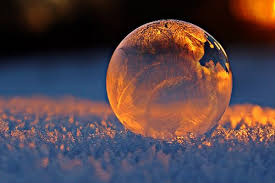
#> input picture openCV/Images/img2.jpg, 275 x 183 px
$ python 8.splitmerge.py
#> lines starting #> are read from the running program, lines starting #| are printed output that depends on the picture
import cv2 as cv
import numpy as np

img=cv.imread("Images/img2.jpg")
#> img is the input picture: shape (183, 275, 3); mean B, G, R 72.2, 66.8, 84.7
cv.imshow("Original",img)

blank=np.zeros(img.shape[:2],dtype="uint8")

B,G,R=cv.split(img)
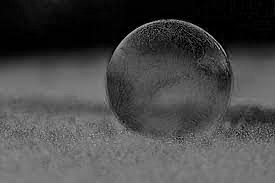
#> B: shape (183, 275); min 0, max 204, mean 72.2
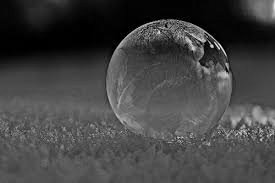
#> G: shape (183, 275); min 0, max 241, mean 66.8
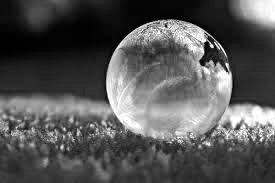
#> R: shape (183, 275); min 0, max 255, mean 84.7
cv.imshow("Blue",B)
cv.imshow("Red",R)
cv.imshow("Green",G)

print(img.shape)
#| (183, 275, 3)
print(B.shape)
#| (183, 275)
print(G.shape)
#| (183, 275)
print(R.shape)
#| (183, 275)

merge_img=cv.merge([B,G,R])
cv.imshow("Merge Image",merge_img)

blue=cv.merge([B,blank,blank])
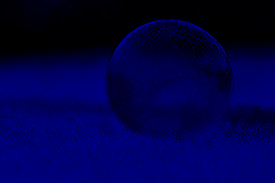
#> blue: shape (183, 275, 3); mean of channels 0, 1, 2 72.2, 0, 0; drawn as B, G, R
green=cv.merge([blank,G,blank])
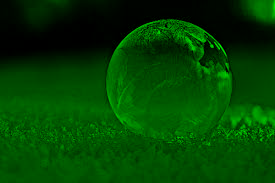
#> green: shape (183, 275, 3); mean of channels 0, 1, 2 0, 66.8, 0; drawn as B, G, R
red=cv.merge([blank,blank,R])
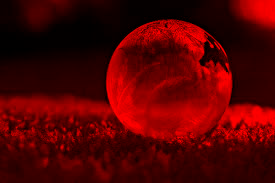
#> red: shape (183, 275, 3); mean of channels 0, 1, 2 0, 0, 84.7; drawn as B, G, R

cv.imshow("Blue",blue)
cv.imshow("Green",green)
cv.imshow("Red",red)

cv.waitKey(0)

$ run again, with openCV/Images/img1.jpg copied over openCV/Images/img2.jpg
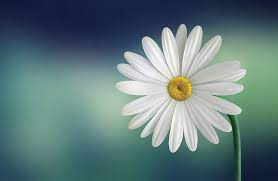
#> input picture openCV/Images/img1.jpg, 278 x 181 px
#> img is the input picture: shape (181, 278, 3); mean B, G, R 124.4, 122.5, 97.6
#| (181, 278, 3)
#| (181, 278)
#| (181, 278)
#| (181, 278)
#> `green=cv.merge([blank,G,blank])`:
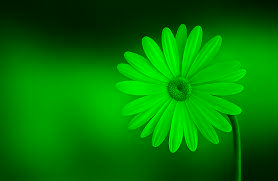
#> green: shape (181, 278, 3); mean of channels 0, 1, 2 0, 122.5, 0; drawn as B, G, R
#> `red=cv.merge([blank,blank,R])`:
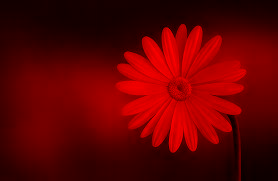
#> red: shape (181, 278, 3); mean of channels 0, 1, 2 0, 0, 97.6; drawn as B, G, R

$ run again, with openCV/Images/img3.jpg copied over openCV/Images/img2.jpg
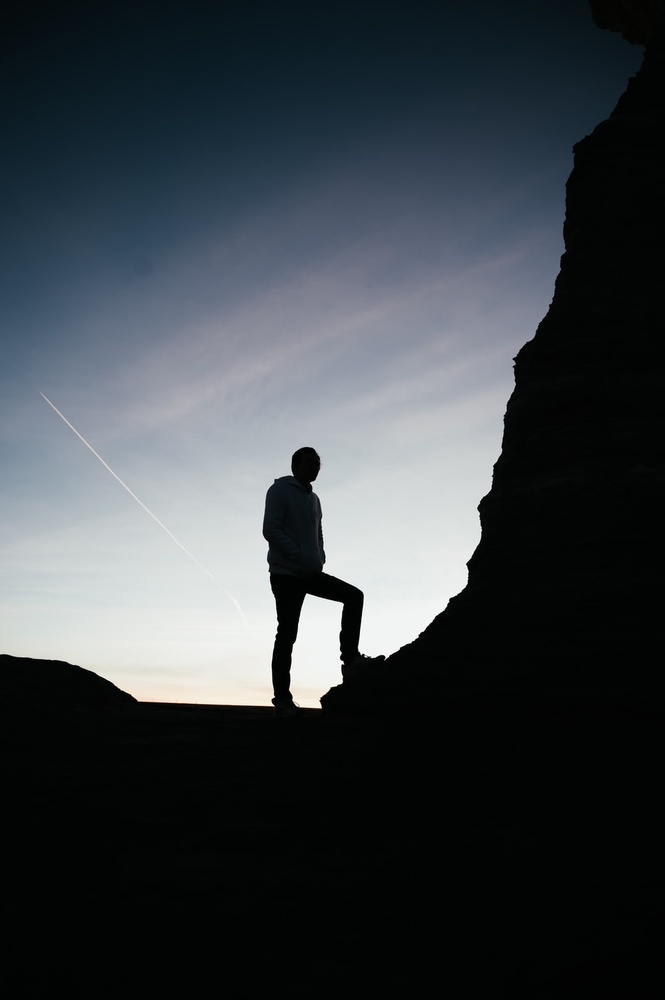
#> input picture openCV/Images/img3.jpg, 665 x 1000 px, shrunk from 1000 x 1503 before the run
#> img is the input picture: shape (1000, 665, 3); mean B, G, R 70.1, 65.6, 59.4
#| (1000, 665, 3)
#| (1000, 665)
#| (1000, 665)
#| (1000, 665)
#> `green=cv.merge([blank,G,blank])`:
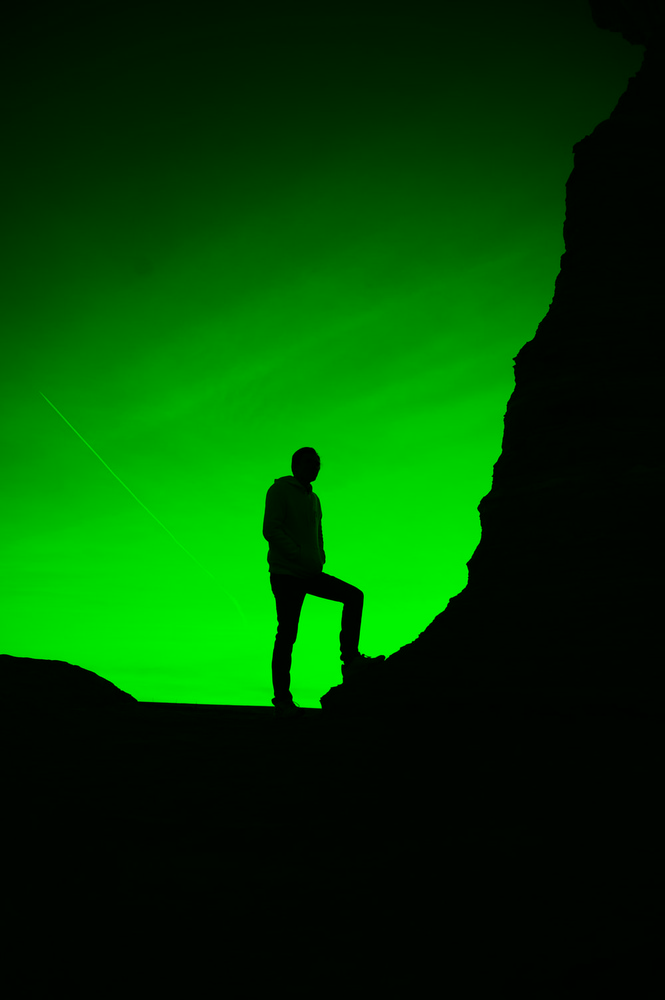
#> green: shape (1000, 665, 3); mean of channels 0, 1, 2 0, 65.6, 0; drawn as B, G, R
#> `red=cv.merge([blank,blank,R])`:
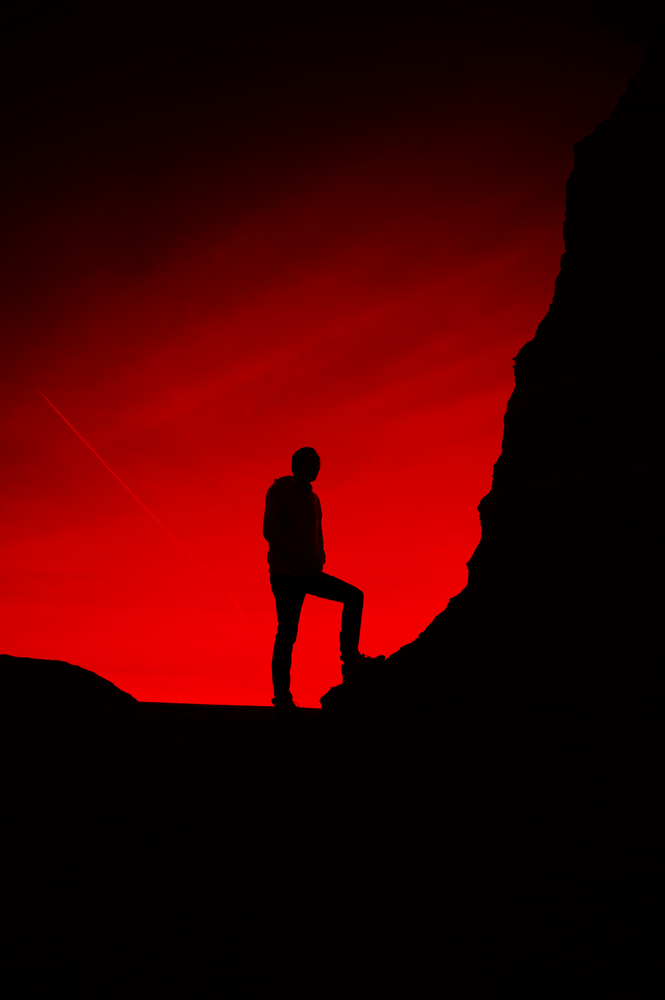
#> red: shape (1000, 665, 3); mean of channels 0, 1, 2 0, 0, 59.4; drawn as B, G, R

$ run again, with openCV/Images/img4.jpg copied over openCV/Images/img2.jpg
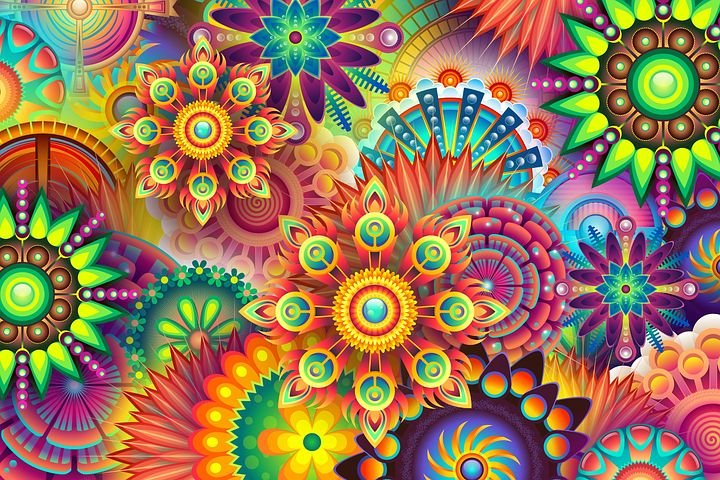
#> input picture openCV/Images/img4.jpg, 720 x 480 px
#> img is the input picture: shape (480, 720, 3); mean B, G, R 86.6, 119, 150.3
#| (480, 720, 3)
#| (480, 720)
#| (480, 720)
#| (480, 720)
#> `green=cv.merge([blank,G,blank])`:
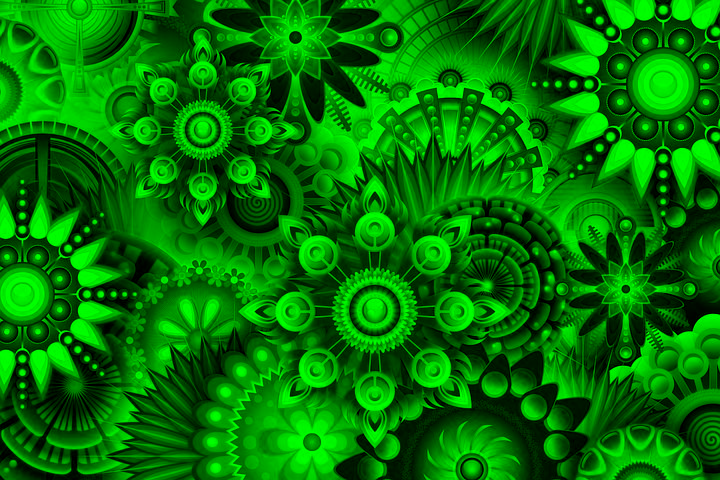
#> green: shape (480, 720, 3); mean of channels 0, 1, 2 0, 119, 0; drawn as B, G, R
#> `red=cv.merge([blank,blank,R])`:
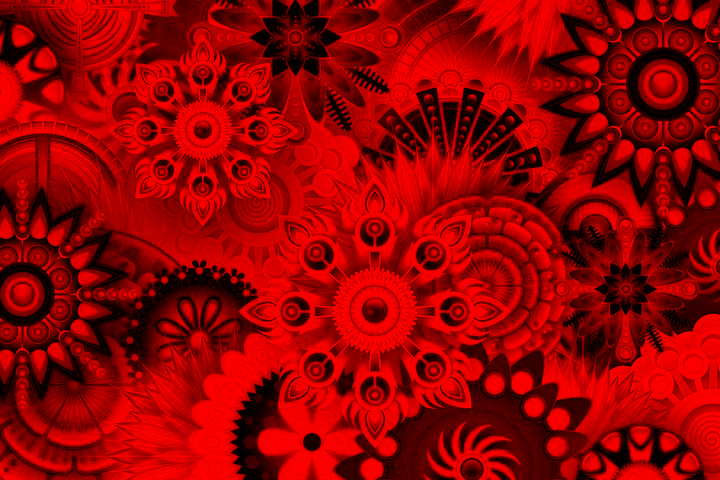
#> red: shape (480, 720, 3); mean of channels 0, 1, 2 0, 0, 150.3; drawn as B, G, R
